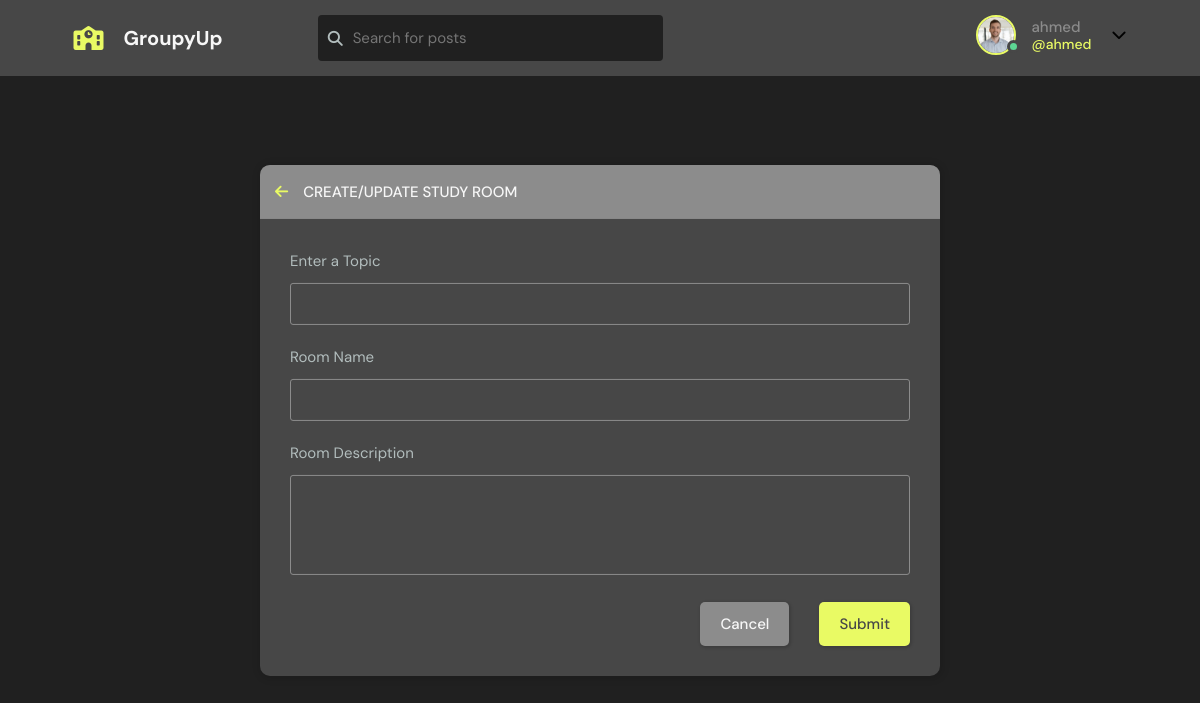
/create-room/ (signed in), run on the app's committed database.
### base/models.py (models this page shows)
class User(AbstractUser):
    name = models.CharField(max_length=200, null=True)
    email = models.EmailField(unique=True, null=True)
    bio = models.TextField(null=True)
    avatar = models.ImageField(null=True, default="avatar.svg")
    REQUIRED_FIELDS = []

### base/views.py (the view, shortened to what this page needs)
# urls.py: path('create-room/', views.createRoom, name="create-room"),
@login_required(login_url='login')
def createRoom(request):
    form = RoomForm()
    topics = Topic.objects.all()
    context = {'form': form, 'topics': topics}
    return render(request, 'base/room_form.html', context)

### base/forms.py
class RoomForm(ModelForm):
    class Meta:
        model=Room
        fields="__all__"
        exclude=['host','participatns']

### base/templates/base/room_form.html (shortened to what this page needs)
{% extends 'base/main.html' %}
{% block content %}
<main class="create-room layout">
  <div class="container">
    <div class="layout__box">
      <div class="layout__boxHeader">
        <div class="layout__boxTitle">
          <a href="{{request.META.HTTP_REFERER}}">
            <i class="fa-solid fa-arrow-left"></i>
          </a>
          <h3>Create/Update Study Room</h3>
        </div>
      </div>
      <div class="layout__body">
        <form class="form" action="" method="POST">
          <div class="form__group">
            <label for="room_topic">Enter a Topic</label>
            <input required type="text" value="{{room.topic.name}}" name="topic" list="topic-list" />
          </div>
          <div class="form__group">
            <label for="room_name">Room Name</label>
            {{form.name}}
          </div>
          <div class="form__group">
            <label for="room_description">Room Description</label>
            {{form.description}}
          </div>
          <div class="form__action">
            <a class="btn btn--dark" href="{{request.META.HTTP_REFERER}}">Cancel</a>
            <button class="btn btn--main" type="submit">Submit</button>
          </div>
        </form>
      </div>
    </div>
  </div>
</main>
{% endblock content %}

### base/templates/base/navbar.html (shortened to what this page needs)
{% load static %}
<header class="header header--loggedIn">
    <div class="container">
        <a href="{% url 'home' %}" class="header__logo">
            <i class="fa-solid fa-school" style="font-size: 24px"></i>
            <h1>GroupyUp</h1>
        </a>
        <form class="header__search" method="GET" action="{% url 'home' %}">
            <label>
                <i class="fa-solid fa-magnifying-glass"></i>
                <input name="q" placeholder="Search for posts" />
            </label>
        </form>
        <nav class="header__menu">
            {% if request.user.is_authenticated %}
            <div class="header__user">
                <a href="{% url 'update-user' %}">
                    <div class="avatar avatar--medium active">
                        <img src="{{request.user.avatar.url}}" />
                    </div>
                    <p>{{request.user.username}} <span>@{{request.user.username}}</span></p>
                </a>
                <button class="dropdown-button">
                    <i class="fa-solid fa-chevron-down"></i>
                </button>
            </div>
            {% else %}
            <a href="{% url 'login' %}">
                <img src="{% static 'images/avatar.svg' %}" />
                <p>Login</p>
            </a>
            {% endif %}
        </nav>
    </div>
</header>

### static/styles/style.css (style rules this page uses)
:root { --color-main: #E9FA64; --color-main-light: #e1f6fb; --color-dark: #474747; --color-dark-medium: #202020; --color-dark-light: #8c8c8c; --color-light: #f7f7f7; --color-gray: #8b8b8b; --color-light-gray: #b2bdbd; --color-bg: #202020; --color-success: #5dd693; --color-error: #fc4b0b; }
* { font-family: "DM Sans", -apple-system, BlinkMacSystemFont, "Segoe UI", Roboto, Oxygen, Ubuntu, Cantarell, "Open Sans", "Helvetica Neue", sans-serif; margin: 0; padding: 0; box-sizing: border-box; text-rendering: optimizeLegibility; font-size: inherit; }
html { font-size: 56.25%; }
@media only screen and (min-width: 1200px) { html { font-size: 62.5%; } }
body { line-height: 1.6; font-weight: 400; font-size: 1.5rem; color: var(--color-light-gray); background-color: var(--color-bg); min-height: 100vh; }
img { width: 100%; }
a { display: inline-block; color: var(--color-main); text-decoration: none; }
.container { max-width: 120rem; width: 90%; margin: auto; }
.btn { background-color: transparent; border: none; display: inline-flex; align-items: center; gap: 1rem; cursor: pointer; transition: all ease-in-out 0.3s; padding: 1rem 2rem; border-radius: 5px; box-shadow: 1px 1px 3px 1px rgba(0, 0, 0, 0.15); font-weight: 500; }
.btn--main { background-color: var(--color-main); color: var(--color-dark); }
.btn--dark { background-color: var(--color-dark-light); color: var(--color-light); }
.avatar { position: relative; display: inline-block; border-radius: 50%; border: 2px solid var(--color-main); }
.avatar img { display: block; border-radius: 50%; object-fit: cover; object-position: center; }
.avatar::after { content: ""; display: block; position: absolute; background-color: var(--color-gray); z-index: 111; border-radius: 50%; border: 0.3rem solid var(--color-dark); }
.avatar.active::after { background-color: var(--color-success); }
.avatar.avatar--medium img { width: 3.6rem; height: 3.6rem; border-radius: 50%; }
.avatar.avatar--medium:after { width: 0.7rem; height: 0.7rem; bottom: 0px; right: -6px; }
.header { padding: 1.5rem; background-color: var(--color-dark); }
.header > .container { display: flex; gap: 9.5rem; }
.header__logo, .header__user { display: flex; gap: 2rem; align-items: center; }
.header__logo > h1 { font-weight: 700; font-size: 2rem; color: var(--color-light); }
.header__search > label { background-color: var(--color-dark-medium); padding: 1.3rem 1rem; display: flex; align-items: center; gap: 1rem; border-radius: 4px; }
.header__search input { width: 30rem; background: transparent; border: none; outline: none; color: var(--color-light); }
.header__menu { margin-left: auto; position: relative; }
.header__menu a { display: flex; gap: 1.5rem; align-items: center; font-weight: 500; text-decoration: none; color: var(--color-gray); }
.header__menu img { height: 3.6rem; }
.header__menu p { line-height: 1.2; }
.header__menu span { color: var(--color-main); font-weight: 500; font-size: 1.4rem; display: block; }
.dropdown-button { background: transparent; border: 0; outline: 0; cursor: pointer; }
.layout { margin-top: 2.4rem; }
.layout > .container { display: flex; justify-content: space-between; align-items: flex-start; }
.layout__box { width: 90%; max-width: 48rem; min-height: 40rem; position: absolute; top: 50%; left: 50%; transform: translate(-50%, -46%); background-color: var(--color-dark); border-radius: 1rem; box-shadow: 1px 1px 6px 3px rgba(0, 0, 0, 0.1); overflow: hidden; }
.layout__boxHeader { display: flex; padding: 1.5rem; background-color: var(--color-dark-light); }
.layout__boxTitle { display: flex; gap: 1.5rem; align-items: center; }
.layout__boxTitle h3 { text-transform: uppercase; font-weight: 500; color: var(--color-light); }
.layout__body { margin: 3rem; }
.form__group { margin-bottom: 2rem; width: 100%; }
.form__group label { display: block; font-size: 1.5rem; margin-bottom: 1rem; }
.form__group input, .form__group textarea, .form__group select { background: transparent; border: 1px solid var(--color-dark-light); padding: 1rem; border-radius: 3px; width: 100%; color: var(--color-light); font-weight: 500; outline: none; }
.form__group textarea { background: transparent; height: 10rem; resize: none; }
.form__action { display: flex; justify-content: flex-end; gap: 3rem; }
.create-room.layout .layout__box { max-width: 68rem; }

### data on the page
User: user.avatar (picture), user.username "ahmed"
